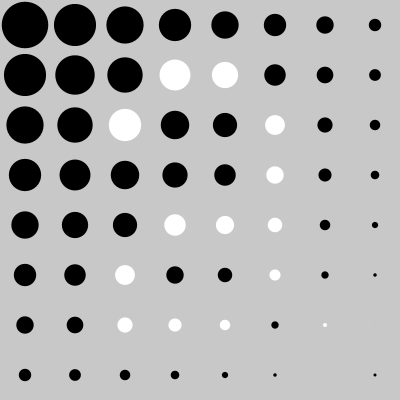
Frame 1 (no input)
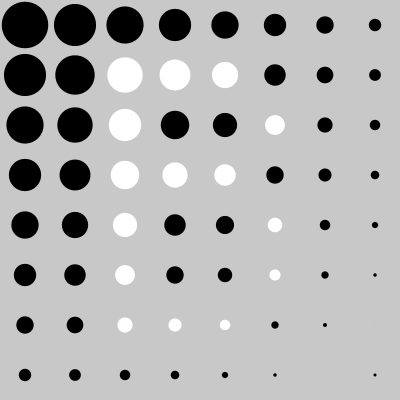
Frame 60 (the mouse pressed at the canvas centre just before this capture)
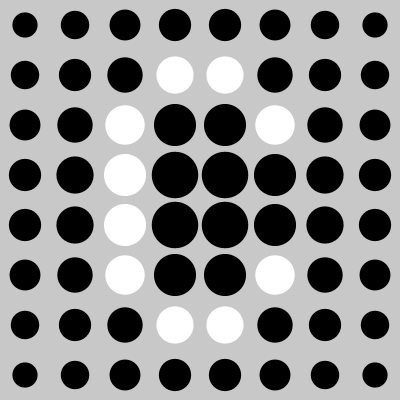
Frame 120 (the mouse held since frame 60 and released just before this capture)

The Processing sketch that drew these frames (run headless with seeded random() and noise(); from frame 60 on, the mouse is pressed at the canvas centre):

// Processing sketch: processing_57356
// ── processing_57356.pde

HashMap tipos = new HashMap();
float ballRadius;

void setup(){
  size( 400, 400 );
  int[][] a = {
        {0,0,0,0,0,0,0,0},
        {0,0,0,1,1,0,0,0},
        {0,0,1,0,0,1,0,0},
        {0,0,0,0,0,1,0,0},
        {0,0,0,1,1,1,0,0},
        {0,0,1,0,0,1,0,0},
        {0,0,1,1,1,0,1,0},
        {0,0,0,0,0,0,0,0}
      };
  tipos.put( "a" , a );
  int[][] b = {
        {0,0,0,0,0,0,0,0},
        {0,0,1,1,1,0,0,0},
        {0,0,1,0,0,1,0,0},
        {0,0,1,1,1,0,0,0},
        {0,0,1,0,0,1,0,0},
        {0,0,1,0,0,1,0,0},
        {0,0,1,1,1,0,0,0},
        {0,0,0,0,0,0,0,0}
      };
  tipos.put( "b" , b );
  int[][] c = {
        {0,0,0,0,0,0,0,0},
        {0,0,0,1,1,0,0,0},
        {0,0,1,0,0,1,0,0},
        {0,0,1,0,0,0,0,0},
        {0,0,1,0,0,0,0,0},
        {0,0,1,0,0,1,0,0},
        {0,0,0,1,1,0,0,0},
        {0,0,0,0,0,0,0,0}
      };
  tipos.put( "c" , c );
  int[][] d = {
        {0,0,0,0,0,0,0,0},
        {0,0,0,0,0,1,0,0},
        {0,0,0,0,0,1,0,0},
        {0,0,0,1,1,1,0,0},
        {0,0,1,0,0,1,0,0},
        {0,0,1,0,0,1,0,0},
        {0,0,0,1,1,0,1,0},
        {0,0,0,0,0,0,0,0}
      };
  tipos.put( "d" , d );
  int[][] e = {
        {0,0,0,0,0,0,0,0},
        {0,0,1,1,1,1,0,0},
        {0,0,1,0,0,0,0,0},
        {0,0,1,1,1,0,0,0},
        {0,0,1,0,0,0,0,0},
        {0,0,1,0,0,0,0,0},
        {0,0,1,1,1,1,0,0},
        {0,0,0,0,0,0,0,0}
      };
  tipos.put( "e" , e );
  int[][] f = {
        {0,0,0,0,0,0,0,0},
        {0,0,1,1,1,1,0,0},
        {0,0,1,0,0,0,0,0},
        {0,0,1,1,1,0,0,0},
        {0,0,1,0,0,0,0,0},
        {0,0,1,0,0,0,0,0},
        {0,0,1,0,0,0,0,0},
        {0,0,0,0,0,0,0,0}
      };
  tipos.put( "f" , f ); 
  int[][] g = {
        {0,0,0,0,0,0,0,0},
        {0,0,0,1,1,0,0,0},
        {0,0,1,0,0,1,0,0},
        {0,1,0,0,0,0,0,0},
        {0,1,0,0,1,1,0,0},
        {0,0,1,0,0,1,0,0},
        {0,0,0,1,1,1,0,0},
        {0,0,0,0,0,0,0,0}
      };
  tipos.put( "g" , g );   
  ballRadius = width/ 8;
  ellipseMode( CORNER );
}

void draw(){
  background(200);
  noStroke();
   int currentGlipho = int( (millis()/1000) % 7);  
   String[] gliphos = { "a", "b", "c", "d", "e", "f" , "g" };
  pushMatrix();
 // translate( 100, 50 );
  int[][] currentLetter = (int[][]) tipos.get( gliphos[currentGlipho] );
  float cDist = 0;
  for( int c = 0; c < 8; c++ ) {
    for( int d = 0; d < 8; d++ ) {
      //print( currentGlipho );
      if( currentLetter[d][c] == 1) {
        fill(255);
      }else{
        fill(0);
      }
      cDist = dist( (c*ballRadius) + (ballRadius /2) , (d*ballRadius) + (ballRadius /2) , mouseX , mouseY );
      ellipse( (c*ballRadius)+ (cDist*0.05) , (d*ballRadius)+ (cDist*0.05)  , ballRadius - (cDist*0.1) , ballRadius - (cDist*0.1) );
    }
  }
  popMatrix();

}
